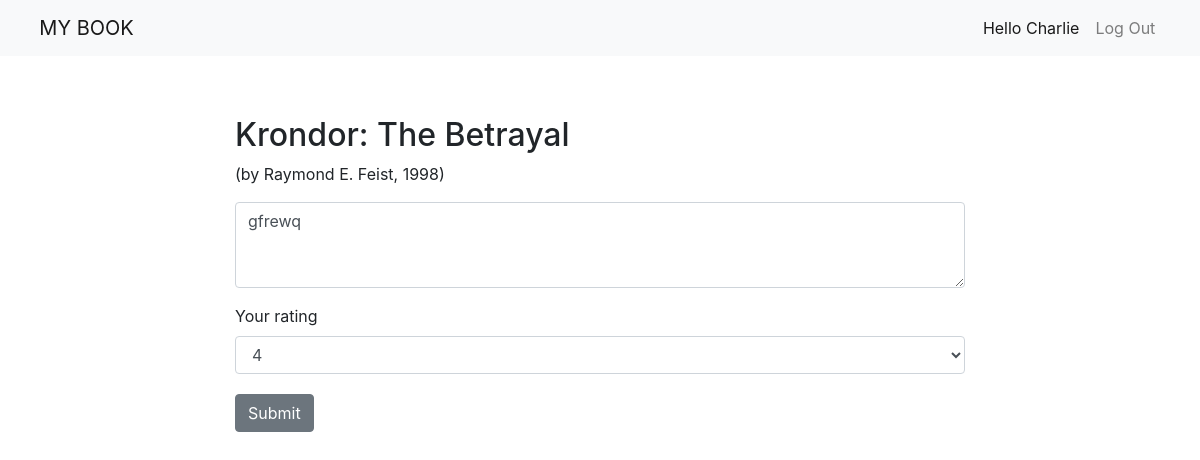
Before: /book/2/review/2/edit (signed in) with the older database file.
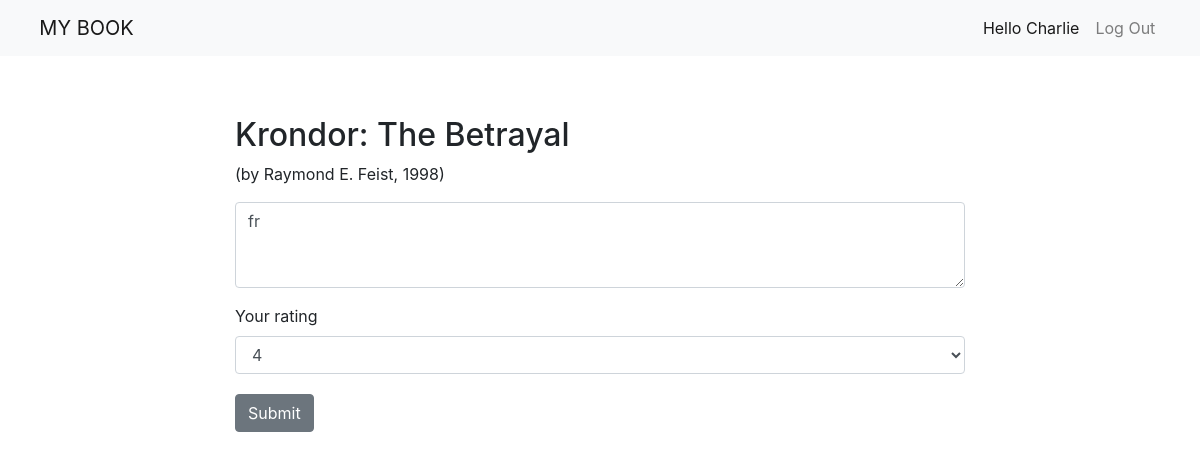
After: the same page with the newer database file.
### mybook/models.py (models this page shows, shortened)
class Review(models.Model):
  content = models.TextField(default='')
  createdAt = models.DateTimeField(auto_now_add=True)
  rating = models.IntegerField(blank=True)
  book = models.ForeignKey(Book, on_delete=models.CASCADE, related_name="reviews")
  user = models.ForeignKey(User, on_delete=models.CASCADE, related_name="reviews")

### mybook/views.py (the view, shortened to what this page needs)
# urls.py: path("book/<int:book_id>/review/<int:review_id>/edit", views.edit_review, name="edit_review")
def edit_review(request, review_id, book_id):
  try:
    found_review = Review.objects.get(pk=review_id)
    found_book = Book.objects.get(pk=book_id)
  except KeyError:
    return render(request, "mybook/error.html", {"message": "Not Found."})
  except Review.DoesNotExist:
    raise Http404("Review does not exist.")
  except Book.DoesNotExist:
    raise Http404("Book does not exist.")
  context = {
    "review": found_review,
    "book": found_book,
  }
  if request.method == "GET":
    return render(request, "mybook/edit_review.html", context)

### mybook/templates/mybook/edit_review.html (shortened to what this page needs)
{% extends "mybook/base.html" %}
{% block body %}
<div class="row" style="padding-top: 60px;">
  <div class="col-md-8 offset-2">
    <h2>{{ book.title }}</h2>
    <p>(by {{ book.author }}, {{ book.year }})</p>
    <form action="{% url 'edit_review' book.id review.id %}" method="POST">
      <div class="form-group">
        <textarea name="content" class="form-control" rows="3">{{ review.content }}</textarea>
      </div>
      <div class="form-group">
        <label for="Select1">Your rating</label>
        <select name="rating" class="form-control" id="Select1">
          <option value="{{ review.rating }}" selected>{{ review.rating }}</option>
        </select>
      </div>
      <button style="margin-top: 20px; display: block;" class="btn btn-secondary">Submit</button>
    </form>
  </div>
</div>
{% endblock %}

Changed rows visible on the page:
changed Review: content "gfrewq" → "fr"
